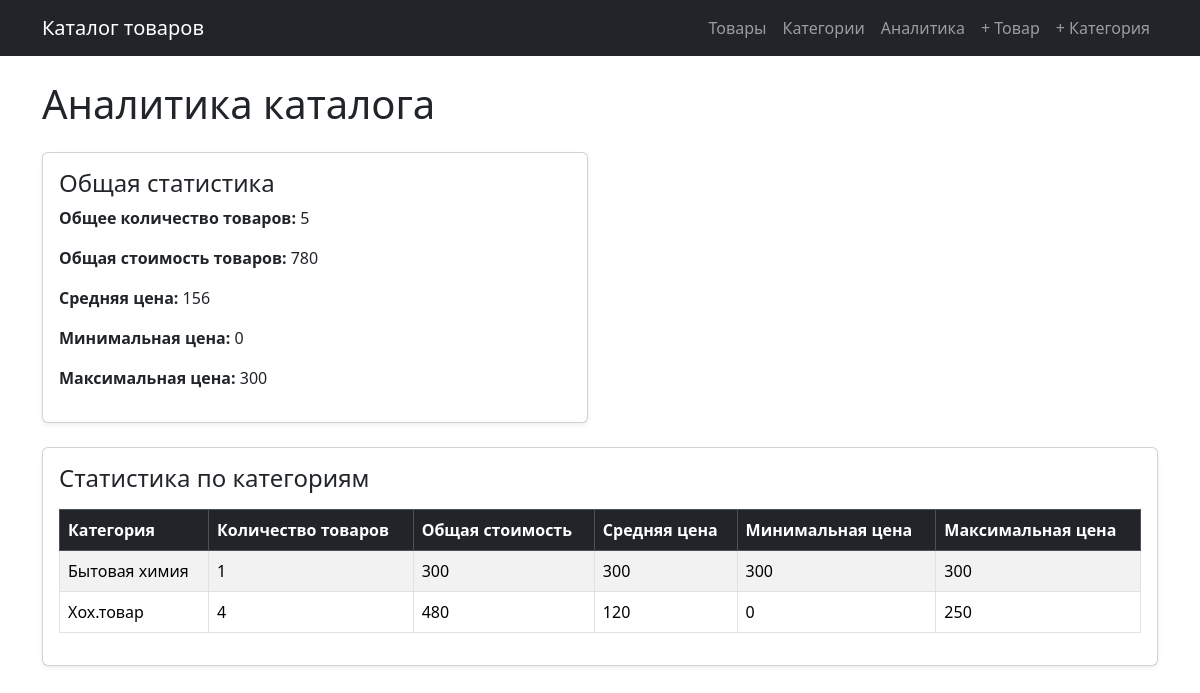
Page /shop/analytics/ on the committed database.
### shop/models.py (models this page shows, shortened)
class Category(models.Model):
    name = models.CharField(
        max_length=255,
        unique=True,
        verbose_name='Название категории'
    )
    description = models.TextField(
        blank=True,
        verbose_name='Описание категории'
    )
    class Meta:
        verbose_name = 'Категория'
        verbose_name_plural = 'Категории'
        ordering = ['name']

### shop/views.py (the view)
# urls.py: path('analytics/', views.analytics_view, name='analytics'),
def analytics_view(request):
    overall_stats = Product.objects.aggregate(
        total_products=Count('id'),
        total_price=Sum('price'),
        avg_price=Avg('price'),
        min_price=Min('price'),
        max_price=Max('price'),
    )
    category_stats = Category.objects.annotate(
        product_count=Count('products'),
        total_price=Sum('products__price'),
        avg_price=Avg('products__price'),
        min_price=Min('products__price'),
        max_price=Max('products__price'),
    ).order_by('name')
    context = {
        'overall_stats': overall_stats,
        'category_stats': category_stats,
    }
    return render(request, 'shop/analytics.html', context)

### templates/shop/analytics.html (shortened to what this page needs)
{% extends 'shop/base.html' %}
{% block content %}
<h1 class="mb-4">Аналитика каталога</h1>
<div class="row mb-4">
    <div class="col-md-6">
        <div class="card shadow-sm p-3">
            <h4>Общая статистика</h4>
            <p><strong>Общее количество товаров:</strong> {{ overall_stats.total_products }}</p>
            <p><strong>Общая стоимость товаров:</strong> {{ overall_stats.total_price }}</p>
            <p><strong>Средняя цена:</strong> {{ overall_stats.avg_price }}</p>
            <p><strong>Минимальная цена:</strong> {{ overall_stats.min_price }}</p>
            <p><strong>Максимальная цена:</strong> {{ overall_stats.max_price }}</p>
        </div>
    </div>
</div>
<div class="card shadow-sm p-3">
    <h4 class="mb-3">Статистика по категориям</h4>
    <table class="table table-bordered table-striped">
        <thead class="table-dark">
            <tr>
                <th>Категория</th>
                <th>Количество товаров</th>
                <th>Общая стоимость</th>
                <th>Средняя цена</th>
                <th>Минимальная цена</th>
                <th>Максимальная цена</th>
            </tr>
        </thead>
        <tbody>
            {% for category in category_stats %}
                <tr>
                    <td>{{ category.name }}</td>
                    <td>{{ category.product_count }}</td>
                    <td>{{ category.total_price }}</td>
                    <td>{{ category.avg_price }}</td>
                    <td>{{ category.min_price }}</td>
                    <td>{{ category.max_price }}</td>
                </tr>
            {% endfor %}
        </tbody>
    </table>
</div>
{% endblock %}

### rows in the picture
Category: name "Бытовая химия", product_count "1", total_price "300", avg_price "300", min_price "300", max_price "300"
Category: name "Хох.товар", product_count "4", total_price "480", avg_price "120", min_price "0", max_price "250"

### other values in the picture
{{ overall_stats.total_products }} "5"
{{ overall_stats.total_price }} "780"
{{ overall_stats.avg_price }} "156"
{{ overall_stats.min_price }} "0"
{{ overall_stats.max_price }} "300"
